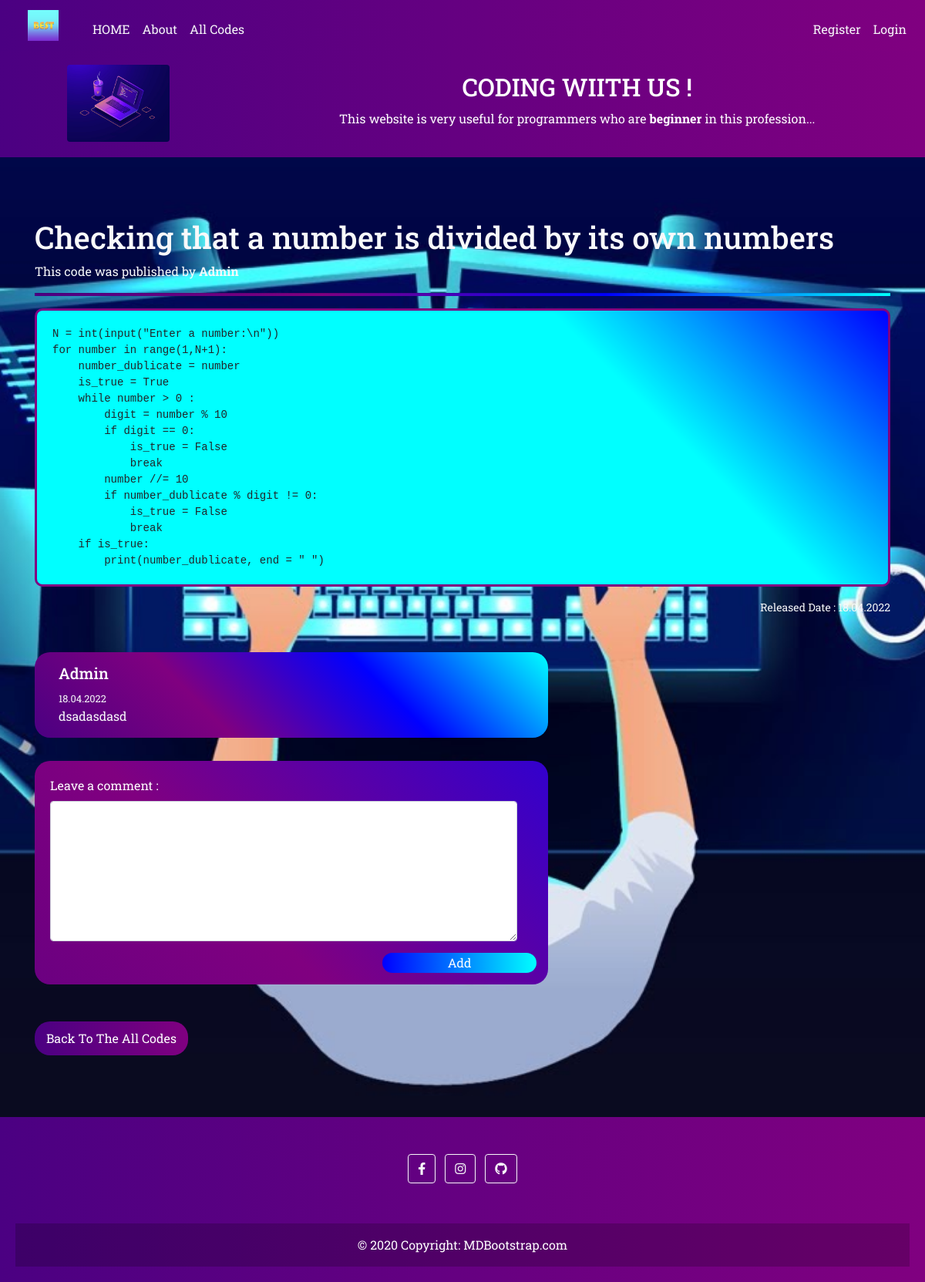
/code/detail/51, run on the app's committed database.
### code/models.py (models this page shows, shortened)
class Code(models.Model):
    author = models.ForeignKey(User, on_delete=models.CASCADE, related_name="codes")
    title = models.CharField(max_length = 100)
    code = RichTextField()
    choices = [
        ("Java", "Java"),
        ("Python", "Python"),
        ("C#", "C#"),
        ("C++", "C++"),
        ("C", "C"),
        ("JavaScript", "JavaScript"),
        ("HtmlCss", "HtmlCss")
    ]
    code_language = models.CharField(max_length = 10, choices=choices)
    code_created_date = models.DateTimeField(auto_now_add=True)
    class Meta:
        ordering = ["-code_created_date"]

class Comment(models.Model):
    code = models.ForeignKey(Code, on_delete = models.CASCADE, related_name="comments")
    comment_author = models.ForeignKey(User, on_delete = models.CASCADE, related_name = "comment")
    comment_content = models.TextField(null=True, blank=True)
    comment_date = models.DateTimeField(auto_now_add=True)
    class Meta:
        ordering = ["-comment_date"]

### code/views.py (the view)
# urls.py: path("detail/<int:id>", views.detail, name = "detail"),
def detail(request, id):
    code = get_object_or_404(Code, id = id)
    comments = code.comments.all()
    context = {
        "code" : code,
        "comments": comments,
    }
    return render(request, "codeDetail.html", context)

### templates/codeDetail.html (shortened to what this page needs)
{% extends 'layout.html' %}
{% load static %}
{% block body %}
<div class="container">
    <h1 class="text-light">{{code.title}}</h1>
    <p class="text-light">This code was published by
        <span style="font-weight: bold;">
            {% if request.user == code.author %}
            You
            {% else %}
            {{code.author}}
            {% endif %}
        </span>
    </p>
    <hr style="height: 3px; background: linear-gradient(to right, indigo, purple, blue, cyan);">
    <p >
        {{code.code|safe}}
    </p>
    <span class="text-light mb-5" >Released Date : {{code.code_created_date|date:"d.m.Y"}}</span>
    {% for comment in comments %}
    <div class="media mb-3">
        {% if request.user == comment.comment_author %}
        <a href="{% url 'userprofile:profileDetail' %}">
            {% if comment.comment_author.is_superuser %}
            <img src="{% static 'images/admin.png' %}" class="rounded-circle mr-3" style="height: 50px;" alt="">
            {% else %}
            <img src="{% static 'images/pic.jpg' %}" class="rounded-circle mr-3" style="height: 50px;" alt="">
            {% endif %}
        </a>
        {% else %}
        <a href="{% url 'userprofile:profile' comment.comment_author.id %}">
        </a>
        {% endif %}
        <div class="media-body text-light w-100">
            {% if request.user == comment.comment_author %}
            <a href="{% url 'userprofile:profileDetail' %}"><h5>You</h5></a>
            {% else %}
            <a href="{% url 'userprofile:profile' comment.comment_author.id %}"><h5>{{comment.comment_author}}</h5></a>
            {% endif %}
            <small >{{comment.comment_date|date:"d.m.Y"}}</small>
            <p>{{comment.comment_content}}</p>
        </div>
    </div>
    {% endfor %}
    <form action="{% url 'code:addComment' code.id %}" class="comment" method="post">
        <div class="form-group">
            <label for="commentContent">Leave a comment :</label>
            <textarea name="comment" class="form-control" cols="20" id="commentContent" rows="7" style="color: purple" required></textarea>
        </div>
        <button type="submit" class="add">Add</button>
    </form>
    <div class="buttons mt-5 text-center">
        <a href="{% url 'code:codes' %}">Back To The All Codes</a>
        <br>
    </div>
</div>
{% endblock %}

### static/style.css (style rules this page uses)
* { font-family: "Roboto Slab"; box-sizing: border-box; }
html { height: 100%; width: 100%; }
body { overflow-x: hidden; height: 100%; width: 100%; }

### templates/codeDetail.html (style rules this page uses)
* { text-decoration: none; }
pre.prettyprint { padding: 20px; border-radius: 10px; border: 3px solid purple; background: linear-gradient(45deg, cyan 70%, blue); }
span.text-light { font-size: 14px; display: flex; justify-content: right; }
.buttons { display: flex; justify-content: space-between; }
.buttons a { padding: 10px 15px; width: auto; color: white; border-radius: 20px; }
.buttons a:first-of-type , .add { background: linear-gradient(to right, blue, cyan); color: white; }
.buttons a:last-of-type { background: linear-gradient(to right, indigo, purple); }
.comment { background: linear-gradient(45deg, indigo, purple, blue, cyan); animation: Animation 2s ease-in-out infinite; background-size: 300% 300%; width: 60%; padding: 20px 40px 40px 20px; margin-top: 30px; border-radius: 20px; color: white; position: relative; }
form .add { width: 30%; border: 0; position: absolute; right: 15px; bottom: 15px; border-radius: 20px; cursor: pointer; }
.media { background: linear-gradient(45deg, indigo ,purple, blue, cyan); padding-top: 15px; padding-left: 15px; border-radius: 20px; position: relative; width: 60%; height: auto; word-wrap: break-word; overflow-wrap: anywhere; }
.media a { color: white; }
.media-body p { padding-right: 30px; }

### data on the page
Code: title "Checking that a number is divided by its own numbers", author "Admin", code "N = int(input(\"Enter a number:\\n\")) for number in range(1,N+1): number_dublicate = number is_true = True while number > 0 : digit = number % 10 if digit == 0: is_true = False break number //= 10 if number_dublicate % digit != 0: is_true = False break if is_true: print(number_dublicate, end = \" \")", code_created_date "18.04.2022"
Comment: comment_author "Admin", comment_date "18.04.2022", comment_content "dsadasdasd"
